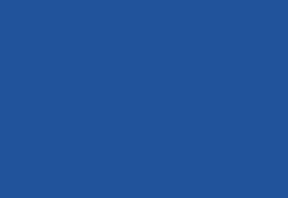
//> input picture build/Debug/blue.png, 96 x 66 px, given in place of mainblue.png, which was not available (shown 3 times larger)
$ ./main ../build/Debug/blue.png   (built with g++ and OpenCV 4)
//> lines starting //> are read from the running program, lines starting //| are printed output that depends on the picture; pictures that were not available may be replaced by others from this repository, and a replacement may not be noted
//
//  main.cpp
//  SDC Animation
//
//  Created by Joon Kang on 2019-12-29.
//  Copyright © 2019 Joon Kang. All rights reserved.
//

#include <iostream>
#include <opencv2/opencv.hpp>
#include <unistd.h>

using namespace std;
using namespace cv;

//==============================================================================
// Source: https://stackoverflow.com/questions/40895785/using-opencv-to-overlay-
//         transparent-image-onto-another-image
//==============================================================================
// Function used to apply alpha mask with a given min and max threshold
//==============================================================================
Mat applyAlphaMask(int minThresh, int maxThresh, Mat background, Mat forground, int row, int col) {
    Mat dst;
    Mat tmp,alpha;

    cvtColor(forground,tmp,COLOR_BGR2GRAY);
    threshold(tmp,alpha,minThresh,maxThresh,THRESH_BINARY);

    Mat rgb[3];
    split(forground,rgb);

    Mat rgba[4]={rgb[0],rgb[1],rgb[2],alpha};
    merge(rgba,4,forground);

    Mat mask;
    vector<Mat> layers;

    split(forground, layers); // seperate channels
    Mat rgb2[3] = { layers[0],layers[1],layers[2] };
    mask = layers[3]; // png's alpha channel used as mask
    merge(rgb2, 3, forground);  // put together the RGB channels, now transp insn't transparent

    Mat outputImg;
    background.copyTo(outputImg);

    forground.copyTo(outputImg.rowRange(row, row + forground.rows).colRange(col, col + forground.cols), mask);

    return outputImg;
}

int main(int argc, const char * argv[]) {

    // Obtain file path to the assets
    std::string temp(argv[0]);
    string filePath = temp.substr(0,temp.length()-13);

    //--------------------------------------------------------------------------
    // Create VideoCapture objects for our video files
    //--------------------------------------------------------------------------

    // Pre-recorded video of a counter counting up from 0 to 300,000 where every
    // frame the counter increases by 100
    VideoCapture cap(filePath + "counter.mov");

    // Pre-recorded video of snow-like particle effects
    VideoCapture cap2(filePath + "transparent_1.mp4");

//    VideoCapture cap3(filePath + "transparent_2.mp4")
//    VideoCapture cap4(filePath + "fireworks.mp4");

    // Pre-recorded video of a looping water wave
    VideoCapture cap5(filePath + "waterlevel.mov");


    //--------------------------------------------------------------------------
    // Intialize variables
    //--------------------------------------------------------------------------

    // Bottom-most layer that acts like the background image
    Mat blue = imread(filePath + "blue.png");
//> blue is the input picture: 66 rows x 96 cols, CV_8UC3; mean B, G, R 155, 83, 33
    Size size(960,1920);
    resize(blue, blue, size);
//> blue: 1920 rows x 960 cols, CV_8UC3

    // the progress bar that increases as the donation counter goes up
    Mat lightblue = imread(filePath + "light_blue.png");
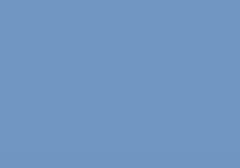
//> input picture build/Debug/light_blue.png, 120 x 84 px, given in place of mainlight_blue.png, which was not available (shown 2 times larger)
//> lightblue is the input picture: 84 rows x 120 cols, CV_8UC3; mean B, G, R 193.9, 149.9, 113


    // Used to keep track of the current donation amount
    int count = 1;
    int framecount = 0;

    // Used to store the different layers
    Mat background;
    Mat prevBackground;

    Mat waterlevel;
    Mat prevWaterLevel;

    //--------------------------------------------------------------------------
    // Main loop
    //--------------------------------------------------------------------------
    while(true) {
        // Checks to see if the counter needs to be increased, and if so, reads in a single frame of the pre-recorded counter video
        if (framecount < count) {

            background.copyTo(prevBackground);
            cap >> background;
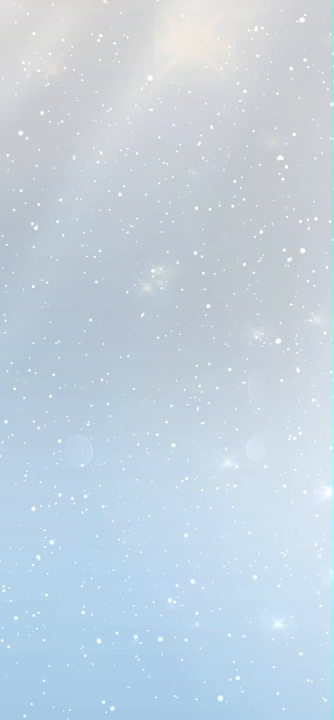
//> input picture frame 30 of build/Debug/transparent_1.mp4, 334 x 720 px, given in place of maincounter.mov, which was not available
//> background is the input picture: 720 rows x 334 cols, CV_8UC3; mean B, G, R 223.3, 211, 195.9

            if (background.empty()) {
                prevBackground.copyTo(background);
            }
            Size size(960,1920);
            resize(background,background,size); //resize image
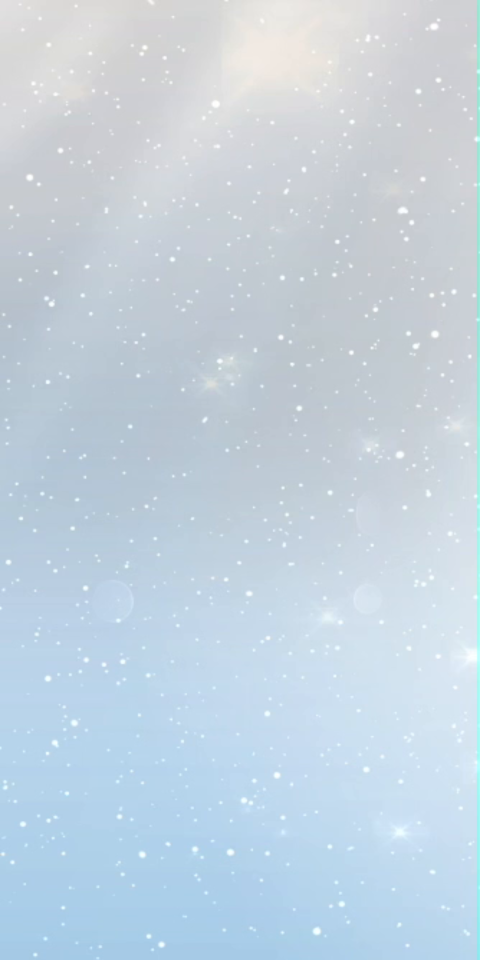
//> background: 1920 rows x 960 cols, CV_8UC3 (shown at 1/2 size); mean B, G, R 223.2, 210.9, 195.8

            framecount++;
        }

        // Uses the current frame count to calculate and resize the light blue progress bar accordingly
        Mat curImg;
        if ((1920 - (framecount*0.801+1) - 35) >= 0) {
            Size sizeLightBlue(960,framecount*0.801+1);
            resize(lightblue, lightblue, sizeLightBlue);
//> lightblue = 960 rows, first 8: [194, 150, 113], [194, 150, 113], [194, 150, 113], [194, 150, 113], [194, 150, 113], [194, 150, 113], [194, 150, 113], [194, 150, 113]
            curImg = applyAlphaMask(10, 255, blue, lightblue, 1920 - (framecount*0.801+1), 0);
//> in applyAlphaMask, `cvtColor(forground,tmp,COLOR_BGR2GRAY);`: tmp = 960 values from 144 to 144
//> in applyAlphaMask, `threshold(tmp,alpha,minThresh,maxThresh,THRESH_BINARY);`: alpha = 960 values from 255 to 255
//> in applyAlphaMask, `merge(rgba,4,forground);`: forground = 960 rows, first 6: [194, 150, 113, 255], [194, 150, 113, 255], [194, 150, 113, 255], [194, 150, 113, 255], [194, 150, 113, 255], [194, 150, 113, 255]
//> in applyAlphaMask, `mask = layers[3];`: mask = 960 values from 255 to 255
//> in applyAlphaMask, `merge(rgb2, 3, forground);`: forground has the same summary as lightblue outside applyAlphaMask
//> in applyAlphaMask, `forground.copyTo(outputImg.rowRange(row, row + forground.rows).colRang..`:
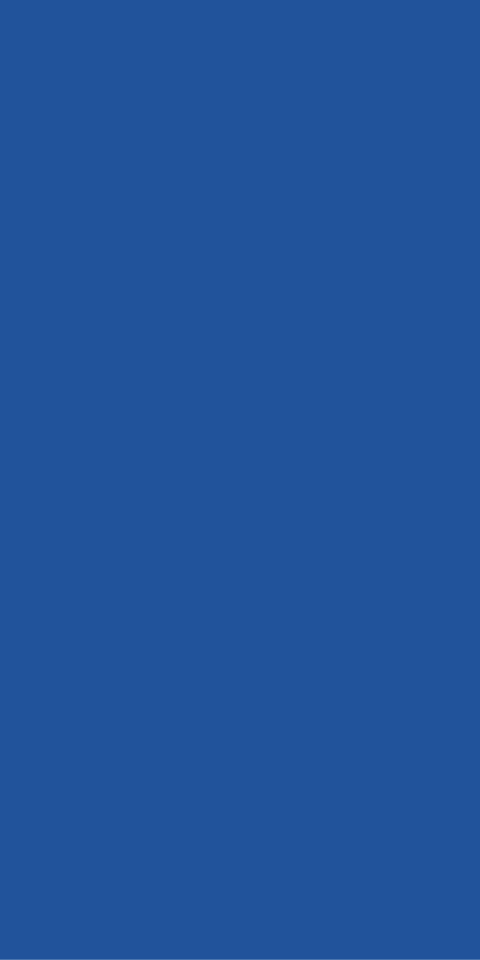
//> outputImg: 1920 rows x 960 cols, CV_8UC3 (shown at 1/2 size); mean B, G, R 155, 83, 33
        }
        else {
            Size sizeLightBlue(960,1920 - 35);
            resize(lightblue, lightblue, sizeLightBlue);
            curImg = applyAlphaMask(10, 255, blue, lightblue, 35, 0);
        }


        // The water wave loop is calculated and placed seemlessly on top of the progress bar to add animation
        waterlevel.copyTo(prevWaterLevel);
        cap5 >> waterlevel;

        if (waterlevel.empty()) {
            cap5 = VideoCapture(filePath + "waterlevel.mov");
            prevWaterLevel.copyTo(waterlevel);
        }
        if ((1920 - (framecount*0.801+1) - 35) >= 0) {
            curImg = applyAlphaMask(100, 255, curImg, waterlevel, 1920 - (framecount*0.801+1) - 35, 0);
//> call 2 of applyAlphaMask, with minThresh = 100, maxThresh = 255, row = 1883, col = 0
//> in applyAlphaMask (call 2), `cvtColor(forground,tmp,COLOR_BGR2GRAY);`:
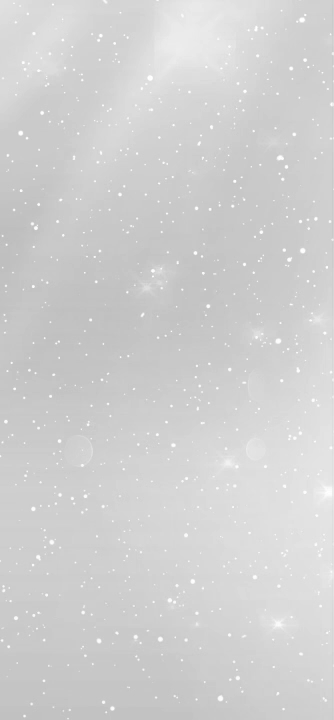
//> tmp: 720 rows x 334 cols, CV_8UC1; min 188, max 255, mean 207.8
//> in applyAlphaMask (call 2), `threshold(tmp,alpha,minThresh,maxThresh,THRESH_BINARY);`: alpha: 720 rows x 334 cols, CV_8UC1; every value is 255
//> in applyAlphaMask (call 2), `split(forground,rgb);`:
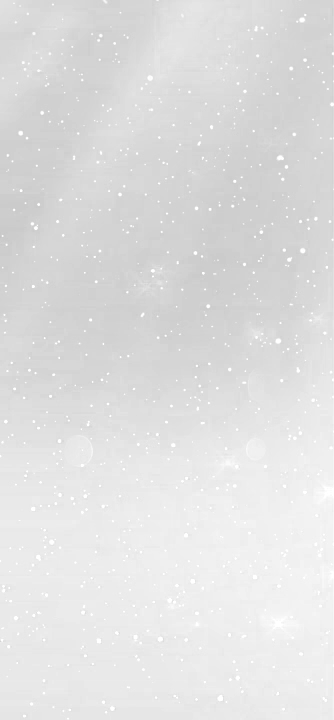
//> rgb[0]: 720 rows x 334 cols, CV_8UC1; min 197, max 255, mean 223.3
//> in applyAlphaMask (call 2), `split(forground,rgb);`:
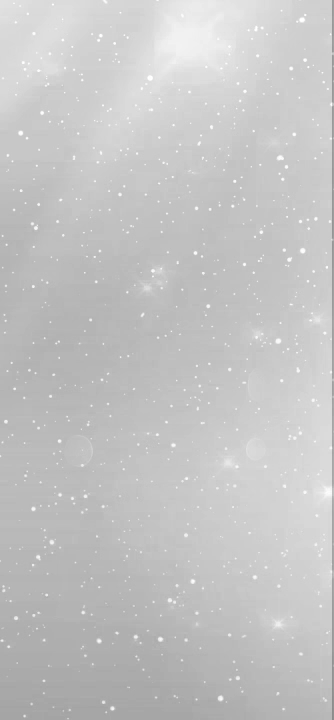
//> rgb[2]: 720 rows x 334 cols, CV_8UC1; min 139, max 255, mean 195.9
//> (the run ends here: the program stops with an error, at `forground.copyTo(outputImg.rowRange(row, row + forground.rows).colRang..`)
